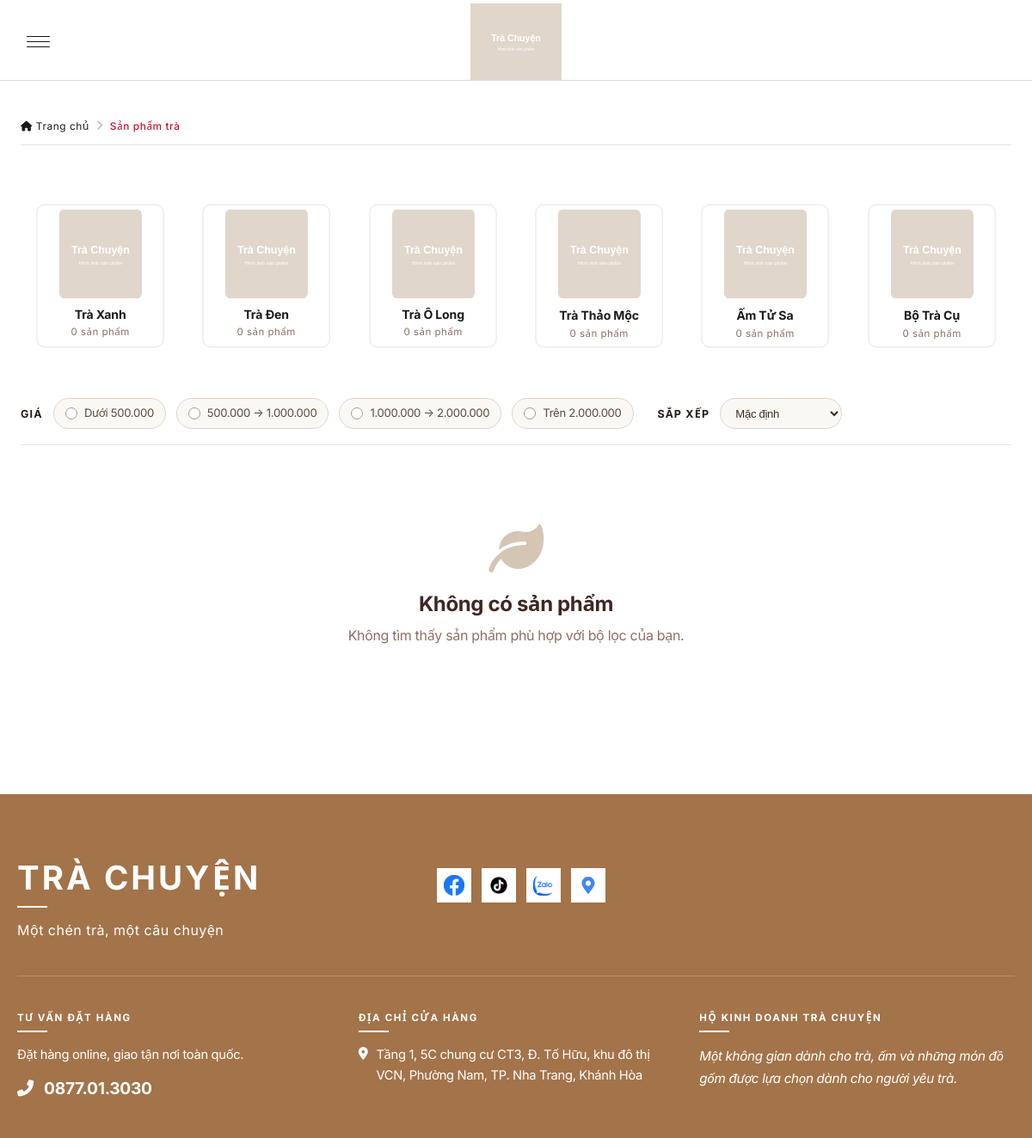
The page /product.php on the database its author committed.
### tables this page shows
CREATE TABLE IF NOT EXISTS categories (
  id int NOT NULL AUTO_INCREMENT,
  name varchar(255) NOT NULL COMMENT 'Tên danh mục',
  slug varchar(255) NOT NULL COMMENT 'Đường dẫn thân thiện',
  description text COMMENT 'Mô tả danh mục',
  image_url varchar(255) DEFAULT NULL COMMENT 'Ảnh đại diện',
  parent_id int DEFAULT NULL COMMENT 'Danh mục cha (NULL = cấp 1)',
  is_active tinyint(1) DEFAULT 1 COMMENT 'Trạng thái hoạt động',
  sort_order int DEFAULT 0 COMMENT 'Thứ tự hiển thị',
  created_at timestamp NULL DEFAULT CURRENT_TIMESTAMP,
  updated_at timestamp NULL DEFAULT CURRENT_TIMESTAMP ON UPDATE CURRENT_TIMESTAMP,
  PRIMARY KEY (id),
  UNIQUE KEY slug (slug),
  KEY parent_id (parent_id),
  CONSTRAINT categories_ibfk_1 FOREIGN KEY (parent_id) REFERENCES categories (id) ON DELETE SET NULL
);

### product.php (called while the page is built, shortened)
<?php
require_once __DIR__ . '/config/db.php';
require_once __DIR__ . '/admin/product/model.php';
$PL_baseFile        = 'product.php';
$PL_breadcrumbLabel = 'Sản phẩm trà';
$PL_showTabs        = true;
require __DIR__ . '/includes/product-listing.php';

### config/db.php (called while the page is built, shortened)
<?php
function db(): PDO
{
    static $pdo = null;
    if ($pdo === null) {
        $dsn = 'mysql:host=' . DB_HOST . ';dbname=' . DB_NAME . ';charset=' . DB_CHARSET;
        try {
            $pdo = new PDO($dsn, DB_USER, DB_PASS, [
                PDO::ATTR_ERRMODE            => PDO::ERRMODE_EXCEPTION,
                PDO::ATTR_DEFAULT_FETCH_MODE => PDO::FETCH_ASSOC,
                PDO::ATTR_EMULATE_PREPARES   => false,
            ]);
        } catch (PDOException $e) {
            error_log('Database connection failed: ' . $e->getMessage());
            http_response_code(500);
            die('Máy chủ đang gặp sự cố. Vui lòng thử lại sau.');
        }
    }
    return $pdo;
}
function e(?string $value): string
{
    return htmlspecialchars((string)$value, ENT_QUOTES, 'UTF-8');
}
function formatPrice($price): string
{
    return number_format((float)$price, 0, ',', '.');
}
function url(string $path): string
{
    return BASE_URL . $path;
}
function categoryImage(?string $imageUrl): string
{
    $placeholder = url('/img/placeholder.svg');
    if (str_starts_with($imageUrl, '/') || str_starts_with($imageUrl, 'img/')) {
        $path = __DIR__ . '/..' . ($imageUrl[0] === '/' ? $imageUrl : '/' . $imageUrl);
        if (!file_exists($path)) {
            return $placeholder;
        }
    }
    return url('/' . ltrim($imageUrl, '/'));
}
function getSettings(): array
{
    static $cache = null;
    if ($cache === null) {
        $cache = [];
        foreach (db()->query('SELECT skey, svalue FROM settings')->fetchAll() as $row) {
            $cache[$row['skey']] = (string)$row['svalue'];
        }
    }
    return $cache;
}
function getSetting(string $key, ?string $default = null): ?string
{
    $all = getSettings();
    return (isset($all[$key]) && trim($all[$key]) !== '') ? $all[$key] : $default;
}

### admin/product/model.php (called while the page is built, shortened)
<?php
function getAllCategories(bool $includeInactive = false): array
{
    $sql = 'SELECT * FROM categories';
    if (!$includeInactive) {
        $sql .= ' WHERE is_active = 1';
    }
    $sql .= ' ORDER BY sort_order, id';
    $stmt = db()->query($sql);
    return $stmt->fetchAll();
}
function getAllProducts(array $filters = [], int $page = 1, int $perPage = 8): array
{
    $where  = [];
    $params = [];
    if (!empty($filters['active_only'])) {
        $where[] = 'p.is_active = 1';
    }
    $whereSql = $where ? ('WHERE ' . implode(' AND ', $where)) : '';
    $sortMap = [
        'newest'     => 'p.created_at DESC',
        'oldest'     => 'p.created_at ASC',
        'price-asc'  => 'p.price ASC',
        'price-desc' => 'p.price DESC',
        'name'       => 'p.name ASC',
        'rating'     => 'p.rating_avg DESC',
        'best'       => 'p.is_best_seller DESC, p.created_at DESC',
    ];
    $sort = $sortMap[$filters['sort'] ?? 'newest'] ?? 'p.created_at DESC';
    $countStmt = db()->prepare("SELECT COUNT(*) FROM products p $whereSql");
    $countStmt->execute($params);
    $total = (int)$countStmt->fetchColumn();
    $offset = ($page - 1) * $perPage;
    $stmt = db()->prepare("SELECT p.*, c.name AS category_name, c.slug AS category_slug
                           FROM products p
                           LEFT JOIN categories c ON c.id = p.category_id
                           $whereSql
                           ORDER BY $sort
                           LIMIT $perPage OFFSET $offset");
    $stmt->execute($params);
    $items = $stmt->fetchAll();
    return ['items' => $items, 'total' => $total];
}

### includes/product-listing.php (the view, shortened to what this page needs)
<?php
$PL_baseFile  = $PL_baseFile ?? 'product.php';
$PL_showTabs  = $PL_showTabs ?? true;
$PL_catGrid   = $PL_catGrid ?? 'grid-6col-2row';
$q          = trim($_GET['q'] ?? '');
$sort       = $_GET['sort'] ?? 'default';
$page       = max(1, (int)($_GET['page'] ?? 1));
$perPage    = 8;
$PRICE_BRACKETS = [
    'duoi-500'  => [null, 500000],
    '500-1m'    => [500000, 1000000],
    '1m-2m'     => [1000000, 2000000],
    'tren-2m'   => [2000000, null],
];
$priceRange = trim((string)($_GET['price_range'] ?? ''));
if (!isset($PRICE_BRACKETS[$priceRange])) {
    $priceRange = '';
}
$bracket  = $priceRange !== '' ? $PRICE_BRACKETS[$priceRange] : null;
$minPrice = $bracket ? ($bracket[0] !== null ? (string)$bracket[0] : '') : '';
$maxPrice = $bracket ? ($bracket[1] !== null ? (string)$bracket[1] : '') : '';
$allCategories = getAllCategories();
$_parentIds = array_map('intval', array_filter(array_column($allCategories, 'parent_id')));
$tabCategories = $allCategories;
$tabCategories = array_values(array_filter($tabCategories, fn ($c) => !in_array((int)$c['id'], $_parentIds, true)));
$fixedCategoryId = 0;
$categoryId      = $fixedCategoryId;
$catCounts = [];
$dbSort = match ($sort) {
    'price-asc'  => 'price-asc',
    'price-desc' => 'price-desc',
    'name'       => 'name',
    default      => 'newest',
};
$listFilters = [
    'search'      => $q,
    'min_price'   => $minPrice,
    'max_price'   => $maxPrice,
    'sort'        => $dbSort,
    'active_only' => true,
];
$result      = getAllProducts($listFilters, $page, $perPage);
$products    = $result['items'];
function plBuildUrl(string $baseFile, array $overrides): string
{
    $qs = $_GET;
    foreach ($overrides as $k => $v) {
        if ($v === '' || $v === null) {
            unset($qs[$k]);
        } else {
            $qs[$k] = $v;
        }
    }
    return $baseFile . '?' . http_build_query($qs);
}
$extraCssLinks  = '<link rel="stylesheet" href="css/product.css">';
require __DIR__ . '/header.php';
?>
<div class="container products-page">
    <div class="breadcrumb">
        <a href="index.php"><i class="fas fa-home"></i> Trang chủ</a>
        <span class="separator"><i class="fas fa-chevron-right"></i></span>
        <span class="current"><?= e($PL_breadcrumbLabel) ?></span>
    </div>
    <?php if ($PL_showTabs): ?>
    <div class="cat-carousel" id="catCarousel">
        <div class="cat-viewport">
            <div class="<?= e($PL_catGrid) ?> cat-track" id="categoryCards">
                <?php foreach ($tabCategories as $c): ?>
                    <a class="category-item <?= (string)$categoryId === (string)$c['id'] ? 'active' : '' ?>"
                       data-cat-id="<?= (int)$c['id'] ?>"
                       data-cat-slug="<?= e($c['slug']) ?>"
                       href="<?= e(plBuildUrl($PL_baseFile, ['category' => $c['slug'], 'page' => '', 'sort' => 'default'])) ?>">
                        <img src="<?= e(categoryImage($c['image_url'])) ?>" alt="<?= e($c['name']) ?>" loading="lazy">
                        <h3><?= e($c['name']) ?></h3>
                        <p><?= $catCounts[$c['id']] ?? 0 ?> sản phẩm</p>
                    </a>
                <?php endforeach; ?>
            </div>
        </div>
    </div>
    <?php endif; ?>
    <div class="products-layout">
        <aside class="products-sidebar">
            <form class="filter-sidebar" method="get" action="<?= e($PL_baseFile) ?>">
                <div class="filter-group">
                    <h4 class="filter-title">Giá</h4>
                    <?php foreach ($PRICE_BRACKETS as $_prKey => $_prRange): ?>
                        <label class="filter-option">
                            <input type="radio" name="price_range" value="<?= e($_prKey) ?>"
                                   <?= $priceRange === $_prKey ? 'checked' : '' ?>>
                            <?php if ($_prRange[0] === null): ?>
                                Dưới <?= formatPrice($_prRange[1]) ?>
                            <?php elseif ($_prRange[1] === null): ?>
                                Trên <?= formatPrice($_prRange[0]) ?>
                            <?php else: ?>
                                <?= formatPrice($_prRange[0]) ?> → <?= formatPrice($_prRange[1]) ?>
                            <?php endif; ?>
                        </label>
                    <?php endforeach; ?>
                </div>
                <div class="filter-group">
                    <h4 class="filter-title">Sắp xếp</h4>
                    <select name="sort">
                        <option value="default" <?= $sort === 'default' ? 'selected' : '' ?>>Mặc định</option>
                    </select>
                </div>
            </form>
        </aside>
        <section class="products-content">
            <div class="products-grid" id="productsGrid">
                <?php if (!$products): ?>
                    <div class="no-products" style="grid-column: 1/-1;">
                        <i class="fas fa-leaf"></i>
                        <h3>Không có sản phẩm</h3>
                        <p>Không tìm thấy sản phẩm phù hợp với bộ lọc của bạn.</p>
                    </div>
                <?php else: foreach ($products as $p): ?>
                    <?= plProductCard($p) ?>
                <?php endforeach; endif; ?>
            </div>
        </section>
    </div>
</div>
<?php
require __DIR__ . '/footer.php';

### includes/header.php (shortened to what this page needs)
<?php
$extraCssLinks = $extraCssLinks ?? '';
?>
<!DOCTYPE html>
<html lang="vi">
<head>
    <link rel="stylesheet" href="https://cdnjs.cloudflare.com/ajax/libs/font-awesome/6.0.0/css/all.min.css">
    <link rel="stylesheet" href="style.css">
    <?= $extraCssLinks ?>
</head>
<body>
<header>
    <div class="container">
        <button type="button" class="nav-toggle" id="navToggle" aria-label="Mở menu" aria-expanded="false" aria-controls="mobileMenu">
            <span class="bar"></span>
            <span class="bar"></span>
            <span class="bar"></span>
        </button>
        <div class="logo">
            <a href="index.php" aria-label="Tr� Chuy?n">
                <img src="<?= e(getSetting('site_logo', 'https://drive.google.com/uc?export=view&id=1m-0-hXczkfAv8wzQGyb55N3DJlhQTW3Z')) ?>" alt="Tr� Chuy?n">
            </a>
        </div>
    </div>
</header>

### includes/footer.php (shortened to what this page needs)
<footer class="footer">
    <div class="container">
        <div class="footer-top">
            <div class="footer-brand">
                <h3 class="footer-heading"><a class="footer-logo-link" href="index.php">TRÀ CHUYỆN</a></h3>
                <p class="footer-slogan">Một chén trà, một câu chuyện</p>
            </div>
            <div class="footer-contact-list">
                <div class="social-icons">
                    <a href="https://www.facebook.com/profile.php?id=61551711734907" class="social-icon facebook" title="Facebook" aria-label="Facebook" target="_blank" rel="noopener">
                        <img src="img/fb.png" alt="Facebook">
                    </a>
                    <a href="https://www.tiktok.com/@athanhtratrung" class="social-icon tiktok" title="TikTok" aria-label="TikTok" target="_blank" rel="noopener">
                        <img src="img/tiktok.jpg" alt="TikTok">
                    </a>
                    <a href="https://zalo.me/0877013030" class="social-icon zalo" title="Zalo 0877.01.3030" aria-label="Zalo 0877.01.3030" target="_blank" rel="noopener">
                        <img src="img/zalo.png" alt="Zalo">
                    </a>
                    <a href="https://maps.app.goo.gl/2WYtp7ujgKWmCuqj9" class="social-icon gmap" title="Google Map" aria-label="Google Map" target="_blank" rel="noopener">
                        <svg viewBox="0 0 384 512" fill="currentColor"><path d="M172.268 501.67C26.97 291.031 0 269.413 0 192 0 85.961 85.961 0 192 0s192 85.961 192 192c0 77.413-26.97 99.031-172.268 309.67-9.535 13.774-29.93 13.774-39.464 0zM192 272c44.183 0 80-35.817 80-80s-35.817-80-80-80-80 35.817-80 80 35.817 80 80 80z"/></svg>
                    </a>
                </div>
            </div>
        </div>
        <div class="footer-grid">
            <div class="footer-col footer-consult">
                <h3 class="footer-heading">TƯ VẤN ĐẶT HÀNG</h3>
                <p class="footer-text">Đặt hàng online, giao tận nơi toàn quốc.</p>
                <a href="tel:0877013030" class="footer-phone">
                    <i class="fas fa-phone-alt"></i> 0877.01.3030
                </a>
            </div>
            <div class="footer-col footer-store">
                <h3 class="footer-heading">ĐỊA CHỈ CỬA HÀNG</h3>
                <p class="footer-contact-item">
                    <i class="fas fa-map-marker-alt"></i>
                    <a href="https://maps.app.goo.gl/2WYtp7ujgKWmCuqj9"
                       target="_blank" rel="noopener" class="footer-address-link">
                        Tầng 1, 5C chung cư CT3, Đ. Tố Hữu, khu đô thị VCN, Phường Nam, TP. Nha Trang, Khánh Hòa
                    </a>
                </p>
            </div>
            <div class="footer-col footer-business">
                <h3 class="footer-heading">HỘ KINH DOANH TRÀ CHUYỆN</h3>
                <p class="footer-tagline">Một không gian dành cho trà, ấm và những món đồ gốm được lựa chọn dành cho người yêu trà.</p>
            </div>
        </div>
    </div>
</footer>
</body>
</html>

### rows shown on the page
categories: name "Trà Xanh", id "0"
categories: name "Trà Đen", id "0"
categories: name "Trà Ô Long", id "0"
categories: name "Trà Thảo Mộc", id "0"
categories: name "Ấm Tử Sa", id "0"
categories: name "Bộ Trà Cụ", id "0"

### other values the page prints
$PL_breadcrumbLabel "Sản phẩm trà"
formatPrice($_prRange[1]) "500.000"
formatPrice($_prRange[0]) "500.000"
formatPrice($_prRange[1]) "1.000.000"
formatPrice($_prRange[0]) "1.000.000"
formatPrice($_prRange[1]) "2.000.000"
formatPrice($_prRange[0]) "2.000.000"
